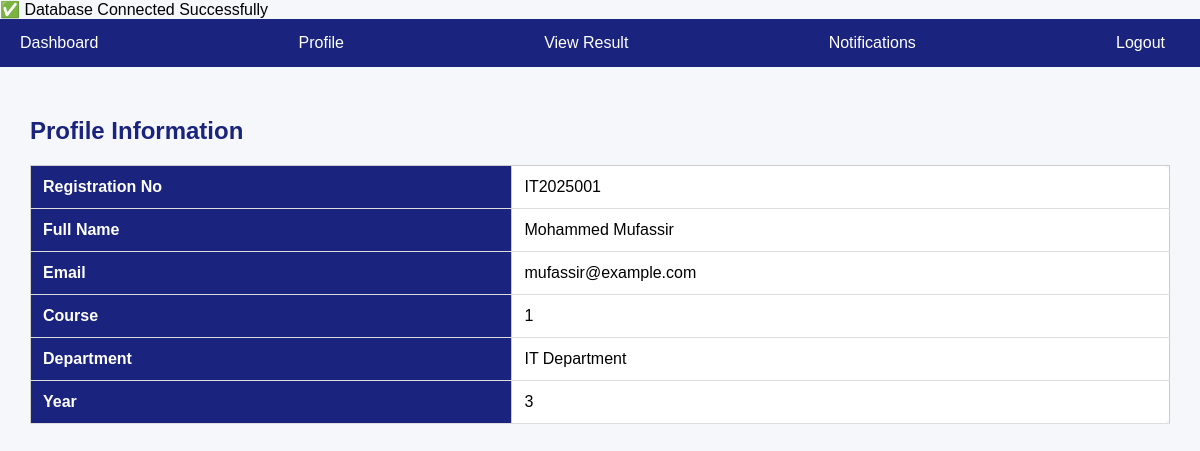
/student/stu_viewprofile.php (signed in), run on the app's committed database.
### tables this page shows
CREATE TABLE `students` (
  `student_id` int(11) NOT NULL,
  `student_reg_no` varchar(20) NOT NULL,
  `full_name` varchar(100) NOT NULL,
  `email` varchar(100) DEFAULT NULL,
  `password` varchar(255) NOT NULL,
  `course_id` int(11) DEFAULT NULL,
  `department` varchar(100) DEFAULT NULL,
  `year_of_study` int(11) DEFAULT NULL,
  `created_at` timestamp NOT NULL DEFAULT current_timestamp()
);

### student/stu_viewprofile.php (the view, shortened to what this page needs)
<?php
include("../admin/db/db.php");
$student_id = $_SESSION['student_id'];
$query = "SELECT * FROM students WHERE student_id='$student_id'";
$res = mysqli_query($conn, $query);
$row = mysqli_fetch_assoc($res);
?>
<!DOCTYPE html>
<html>
<head>
    <link rel="stylesheet" href="css/style.css">
</head>
<body>
<div class="navbar">
    <a href="dashboard.php">Dashboard</a>
    <a href="stu_viewprofile.php">Profile</a>
    <a href="stu_viewresult.php">View Result</a>
    <a href="stu_notification.php">Notifications</a>
    <a href="logout.php" style="float:right;">Logout</a>
</div>
<div class="content">
    <h2>Profile Information</h2>
    <table>
        <tr><th>Registration No</th><td><?php echo $row['student_reg_no']; ?></td></tr>
        <tr><th>Full Name</th><td><?php echo $row['full_name']; ?></td></tr>
        <tr><th>Email</th><td><?php echo $row['email']; ?></td></tr>
        <tr><th>Course</th><td><?php echo $row['course_id']; ?></td></tr>
        <tr><th>Department</th><td><?php echo $row['department']; ?></td></tr>
        <tr><th>Year</th><td><?php echo $row['year_of_study']; ?></td></tr>
    </table>
</div>
</body>
</html>

### student/css/style.css (style rules this page uses)
body { font-family: Arial, sans-serif; margin: 0; background: #f5f6fa; }
.navbar { background: #2e86de; color: white; display: flex; justify-content: space-between; align-items: center; padding: 12px 40px; }
body { font-family: Arial, sans-serif; background: #f0f2f5; margin: 0; }
.navbar { background: #004aad; padding: 10px; }
.navbar a { color: white; text-decoration: none; margin-right: 15px; }
.content { padding: 20px; }
table { width: 80%; margin: 20px auto; border-collapse: collapse; background: white; }
table, th, td { border: 1px solid #ccc; padding: 10px; }
body { font-family: Arial, sans-serif; background-color: #f6f7fb; margin: 0; padding: 0; }
.navbar { background-color: #1a237e; padding: 15px 20px; display: flex; }
.navbar a { color: #fff; margin-right: 15px; text-decoration: none; }
.content { padding: 30px; }
h2 { color: #1a237e; margin-bottom: 20px; }
table { width: 100%; border-collapse: collapse; margin-top: 15px; background: #fff; border-radius: 10px; }
th, td { padding: 12px; border-bottom: 1px solid #ddd; text-align: left; }
th { background-color: #1a237e; color: #fff; }

### data on the page
students: student_reg_no "IT2025001", full_name "Mohammed Mufassir", email "mufassir@example.com", course "1", department "IT Department", year_of_study "3"
